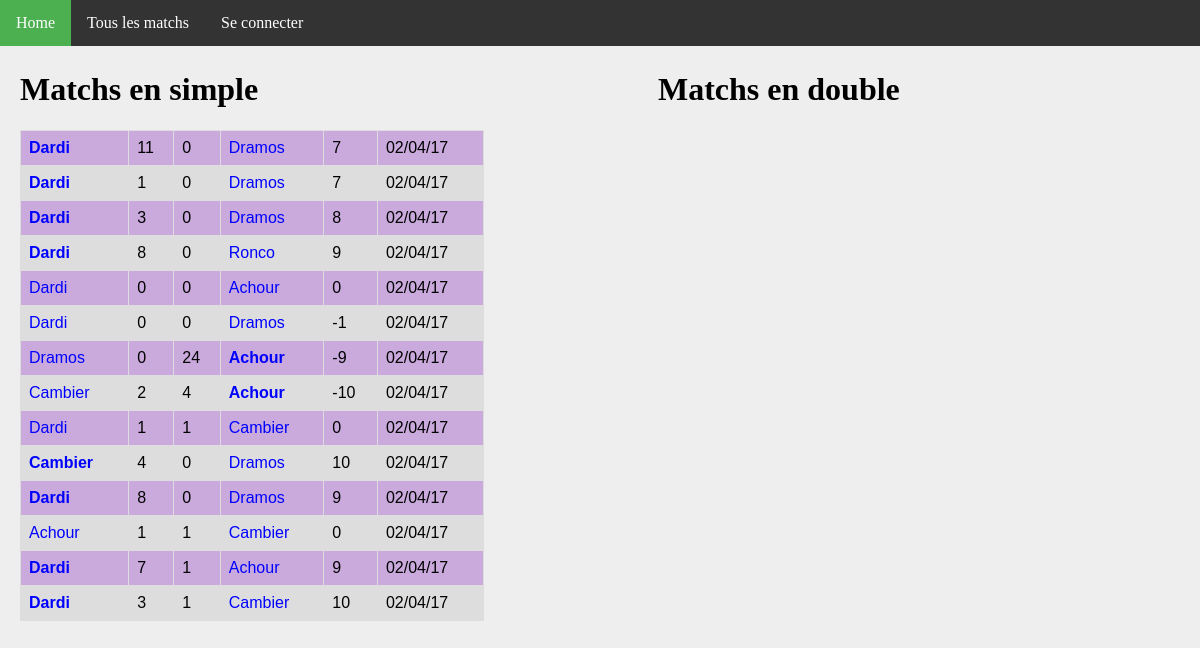
Page /matchs/ on the earlier database version.
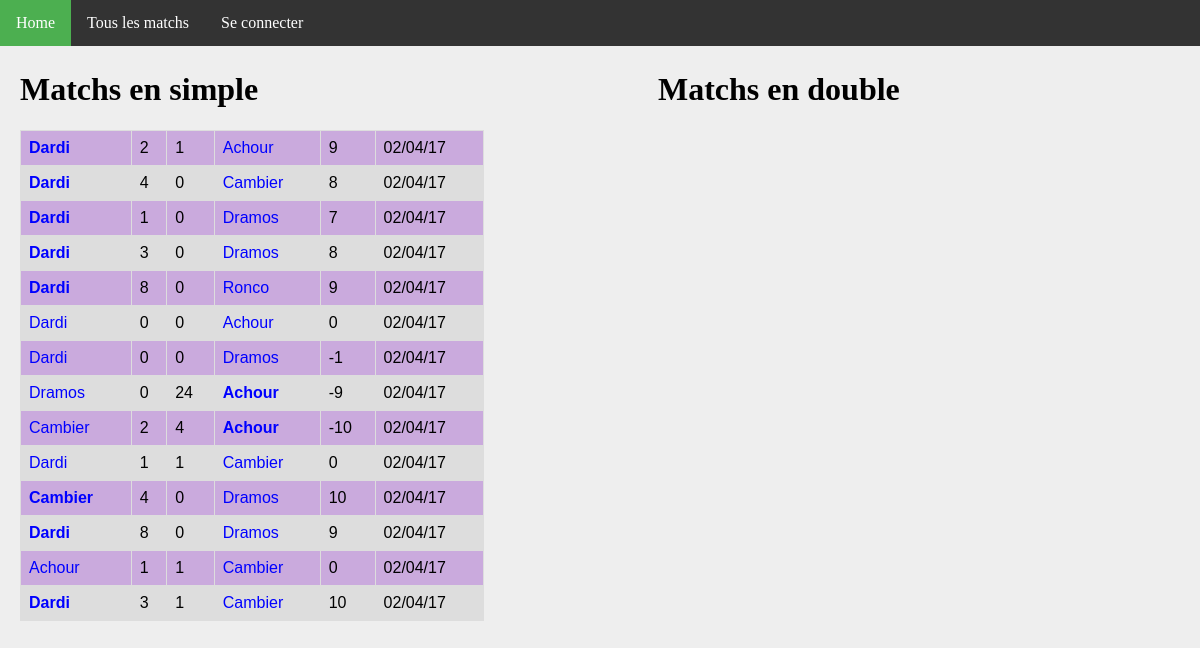
Same page on the later database version.
### ranking/models.py (models this page shows, shortened)
class MatchSimple(models.Model):
    domicile = models.ForeignKey('Joueur', related_name = 'dom')
    exterieur = models.ForeignKey('Joueur', related_name = 'exte')
    date = models.DateTimeField(auto_now=True)
    buts_domicile = models.IntegerField(default=0)
    buts_exterieur = models.IntegerField(default=0)
    points = models.IntegerField(default=0)
    @property
    def winner(self):
        if self.buts_domicile > self.buts_exterieur:
            return 1.
        elif self.buts_domicile < self.buts_exterieur:
            return 0.
        else:
            return 0.5

class Joueur(models.Model):
    user = models.OneToOneField(User, on_delete=models.CASCADE)
    pseudo = models.CharField(max_length = 50, default="Pax lambda")
    simple_score = models.IntegerField(default=500)
    simple_rang = models.IntegerField(default=0)
    simple_victoires = models.IntegerField(default=0)
    simple_nuls = models.IntegerField(default=0)
    simple_defaites = models.IntegerField(default=0)
    simple_buts_pour = models.IntegerField(default=0)
    simple_buts_contre = models.IntegerField(default=0)
    double_score = models.IntegerField(default=500)
    double_rang = models.IntegerField(default=0)
    double_victoires = models.IntegerField(default=0)
    double_nuls = models.IntegerField(default=0)
    double_defaites = models.IntegerField(default=0)
    double_buts_pour = models.IntegerField(default=0)
    double_buts_contre = models.IntegerField(default=0)

### ranking/views.py (the view)
# urls.py: url(r'^matchs/$', views.all_matchs, name='matchs'),
def all_matchs(request):
    context = {
        'simple_matchs': MatchSimple.objects.order_by('-date').all(),
        'double_matchs': MatchDouble.objects.order_by('-date').all(),
    }
    return render(request, 'all_matchs.html', context)

### ranking/templates/all_matchs.html (shortened to what this page needs)
{% extends 'base.html' %}
{% block body %}
<div id="column1" style="float:left; margin:0; width:40%;">
    <h1>Matchs en simple</h1>
    <table>
        {% for m in simple_matchs %}
        <tr>
            <td {% if m.winner == 1 %} style='font-weight:bold'{% endif %} >
                <a href="{% url 'joueur' m.domicile.id %}">{{m.domicile.pseudo}}</a>
            </td>
            <td>{{m.buts_domicile}}</td>
            <td>{{m.buts_exterieur}}</td>
            <td {% if m.winner == 0 %} style='font-weight:bold'{% endif %} >
                <a href="{% url 'joueur' m.exterieur.id %}">{{m.exterieur.pseudo}}</a>
            </td>
            <td>{{m.points}}</td>
            <td>{{m.date | date:'d/m/y'}}</td>
        </tr>
        {% endfor %}
    </table>
</div>
<div id="column2" style="float:left; margin-left:15%;width:40%;">
<h1>Matchs en double</h1>
</div>
{% endblock %}

### ranking/templates/base.html (shortened to what this page needs)
{% load static %}
<!DOCTYPE html>
<html>
<head>
  <link rel="stylesheet" href="{% static 'style.css' %}"/>
</head>
<body>
<ul>
    <li><a class="menu" href="{% url 'index' %}">Home</a></li>
    <li><a href="{% url 'matchs'%}" class="menu">Tous les matchs</a></li>
    {% if request.user.is_authenticated %}
        <li><a class="menu" href="{% url 'joueur' request.user.joueur.id %}">Mon profil</a></li>
        <li><a class="menu" href="{% url 'logout' %}">Se déconnecter ({{request.user.joueur.pseudo}})</a></li>
    {% else %}
        <li><a class="menu" href="{% url 'login' %}">Se connecter</a></li>
    {% endif %}
</ul>
<div style="padding:20px;margin-top:30px;">
<div id="contentBox" style="margin:0px auto; width:100%">
{% block body %}
{% endblock %}
</div>
</div>
</body>
</html>

### ranking/static/style.css (style rules this page uses)
a { color: blue; text-decoration: none; }
body { background: #EEEEEE; margin: 0px; }
table { font-family: arial, sans-serif; border-collapse: collapse; width: 100%; }
td, th { border: 1px solid #dddddd; text-align: left; padding: 8px; }
tr:nth-child(even) { background-color: #DDDDDD; }
tr:nth-child(odd) { background-color: #CAAADD; }
ul { list-style-type: none; margin: 0; padding: 0; overflow: hidden; background-color: #333; position: fixed; top: 0; width: 100%; }
li { float: left; }
li a { display: block; color: white; text-align: center; padding: 14px 16px; text-decoration: none; }

Differences in the rows shown:
removed MatchSimple: domicile.pseudo "Dardi", buts_domicile "11", buts_exterieur "0", exterieur.pseudo "Dramos", points "7", date "02/04/17"
removed MatchSimple: domicile.pseudo "Dardi", buts_domicile "7", buts_exterieur "1", exterieur.pseudo "Achour", points "9", date "02/04/17"
added MatchSimple: domicile.pseudo "Dardi", buts_domicile "2", buts_exterieur "1", exterieur.pseudo "Achour", points "9", date "02/04/17"
added MatchSimple: domicile.pseudo "Dardi", buts_domicile "4", buts_exterieur "0", exterieur.pseudo "Cambier", points "8", date "02/04/17"
